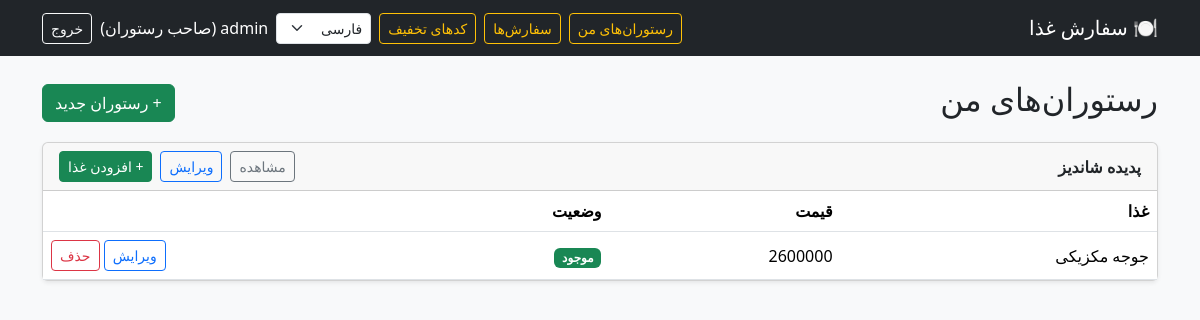
Screenshot of /restaurants/owner/ (signed in) with the database file from the repository.
### accounts/models.py (models this page shows, shortened)
class User(AbstractUser):
    class Role(models.TextChoices):
        CUSTOMER = 'customer', _('Customer')
        OWNER = 'owner', _('Restaurant owner')
    role = models.CharField(max_length=10, choices=Role.choices, default=Role.CUSTOMER)
    phone = models.CharField(max_length=15, blank=True)
    address = models.TextField(blank=True)

### restaurants/models.py (models this page shows, shortened)
class Restaurant(models.Model):
    owner = models.ForeignKey(settings.AUTH_USER_MODEL, on_delete=models.CASCADE,
                              related_name='restaurants')
    name = models.CharField(max_length=100)
    description = models.TextField(blank=True)
    address = models.CharField(max_length=255)
    phone = models.CharField(max_length=15, blank=True)
    created_at = models.DateTimeField(auto_now_add=True)

class Food(models.Model):
    restaurant = models.ForeignKey(Restaurant, on_delete=models.CASCADE,
                                   related_name='foods')
    name = models.CharField(max_length=100)
    price = models.DecimalField(max_digits=10, decimal_places=0)
    description = models.TextField(blank=True)
    image = models.ImageField(upload_to='foods/', blank=True, null=True)
    is_available = models.BooleanField(default=True)

### restaurants/views.py (the view)
# urls.py: path('owner/', views.owner_dashboard, name='owner_dashboard'),
@role_required(User.Role.OWNER)
def owner_dashboard(request):
    restaurants = request.user.restaurants.prefetch_related('foods')
    return render(request, 'restaurants/owner_dashboard.html',
                  {'restaurants': restaurants})

### templates/restaurants/owner_dashboard.html (shortened to what this page needs)
{% extends 'base.html' %}
{% load i18n %}
{% block content %}
<div class="d-flex justify-content-between align-items-center mb-3">
  <h2>{% trans "My restaurants" %}</h2>
  <a href="{% url 'restaurants:restaurant_create' %}" class="btn btn-success">+ {% trans "New restaurant" %}</a>
</div>
{% for restaurant in restaurants %}
<div class="card shadow-sm mb-4">
  <div class="card-header d-flex justify-content-between align-items-center">
    <strong>{{ restaurant.name }}</strong>
    <div class="d-flex gap-2">
      <a class="btn btn-sm btn-outline-secondary" href="{% url 'restaurants:detail' restaurant.pk %}">{% trans "View" %}</a>
      <a class="btn btn-sm btn-outline-primary" href="{% url 'restaurants:restaurant_edit' restaurant.pk %}">{% trans "Edit" %}</a>
      <a class="btn btn-sm btn-success" href="{% url 'restaurants:food_create' restaurant.pk %}">+ {% trans "Add food" %}</a>
    </div>
  </div>
  <div class="card-body p-0">
    <table class="table mb-0 align-middle">
      <thead>
        <tr>
          <th>{% trans "Food" %}</th>
          <th>{% trans "Price" %}</th>
          <th>{% trans "Status" %}</th>
          <th></th>
        </tr>
      </thead>
      <tbody>
        {% for food in restaurant.foods.all %}
        <tr>
          <td>{{ food.name }}</td>
          <td>{{ food.price|floatformat:"0g" }}</td>
          <td>
            {% if food.is_available %}
              <span class="badge bg-success">{% trans "Available" %}</span>
            {% else %}
              <span class="badge bg-secondary">{% trans "Unavailable" %}</span>
            {% endif %}
          </td>
          <td class="text-end">
            <a class="btn btn-sm btn-outline-primary" href="{% url 'restaurants:food_edit' food.pk %}">{% trans "Edit" %}</a>
            <a class="btn btn-sm btn-outline-danger" href="{% url 'restaurants:food_delete' food.pk %}">{% trans "Delete" %}</a>
          </td>
        </tr>
        {% empty %}
        <tr><td colspan="4" class="text-center text-muted">{% trans "No foods yet." %}</td></tr>
        {% endfor %}
      </tbody>
    </table>
  </div>
</div>
{% empty %}
  <div class="alert alert-info">{% trans "You have not created any restaurant yet." %}</div>
{% endfor %}
{% endblock %}

### templates/base.html (shortened to what this page needs)
{% load i18n %}{% get_current_language as LANG %}{% get_current_language_bidi as BIDI %}<!DOCTYPE html>
<html lang="{{ LANG }}" dir="{% if BIDI %}rtl{% else %}ltr{% endif %}">
<head>
  {% if BIDI %}
  <link href="https://cdn.jsdelivr.net/npm/bootstrap@5.3.3/dist/css/bootstrap.rtl.min.css" rel="stylesheet">
  {% else %}
  <link href="https://cdn.jsdelivr.net/npm/bootstrap@5.3.3/dist/css/bootstrap.min.css" rel="stylesheet">
  {% endif %}
</head>
<body class="bg-light">
<nav class="navbar navbar-expand-lg navbar-dark bg-dark mb-4">
  <div class="container">
    <a class="navbar-brand" href="{% url 'home' %}">🍽️ {% trans "Food Order" %}</a>
    <div class="d-flex align-items-center gap-2 text-white flex-wrap">
      {% if user.is_authenticated and user.role == 'owner' %}
        <a class="btn btn-sm btn-outline-warning" href="{% url 'restaurants:owner_dashboard' %}">{% trans "My restaurants" %}</a>
        <a class="btn btn-sm btn-outline-warning" href="{% url 'orders:owner_order_list' %}">{% trans "Orders" %}</a>
        <a class="btn btn-sm btn-outline-warning" href="{% url 'orders:discount_list' %}">{% trans "Discount codes" %}</a>
      {% endif %}
      <form action="{% url 'set_language' %}" method="post" class="m-0">
        {% get_available_languages as LANGUAGES %}
        <select name="language" class="form-select form-select-sm" onchange="this.form.submit()">
          {% for code, name in LANGUAGES %}
            <option value="{{ code }}" {% if code == LANG %}selected{% endif %}>{{ name }}</option>
          {% endfor %}
        </select>
      </form>
      {% if user.is_authenticated %}
        <span>{{ user.username }} ({{ user.get_role_display }})</span>
        <form method="post" action="{% url 'accounts:logout' %}" class="m-0">
          <button class="btn btn-outline-light btn-sm">{% trans "Logout" %}</button>
        </form>
      {% else %}
        <a class="btn btn-outline-light btn-sm" href="{% url 'accounts:login' %}">{% trans "Login" %}</a>
        <a class="btn btn-warning btn-sm" href="{% url 'accounts:signup' %}">{% trans "Sign up" %}</a>
      {% endif %}
    </div>
  </div>
</nav>
<main class="container">
  {% block content %}{% endblock %}
</main>
</body>
</html>

### templates/base.html (style rules this page uses)
body { font-family: Tahoma, 'Segoe UI', sans-serif; }

### rows the page displays
User: role "صاحب رستوران"
Restaurant: name "پدیده شاندیز"
Food: name "جوجه مکزیکی", price "2600000"

### other values shown
form field language "فارسی"
